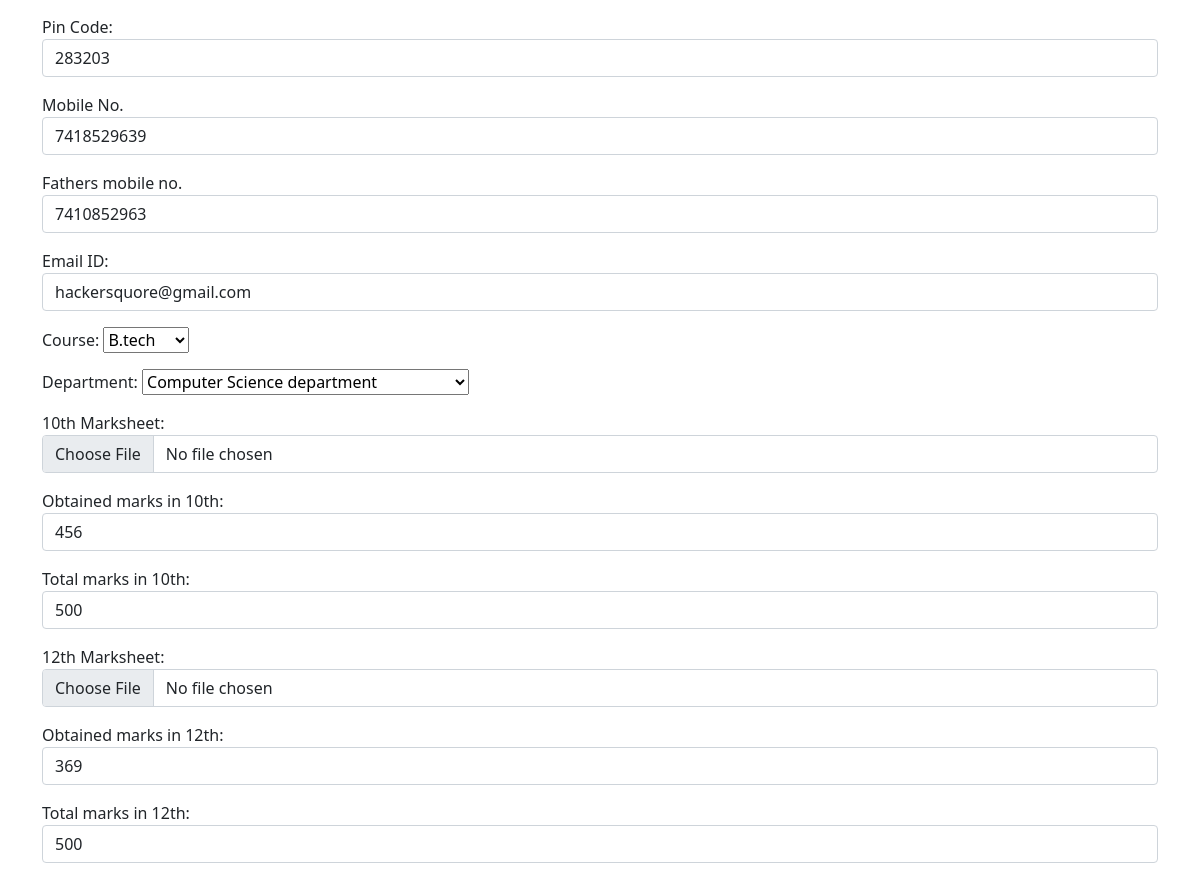
The page /12/ (signed in, middle part) on the database as committed earlier.
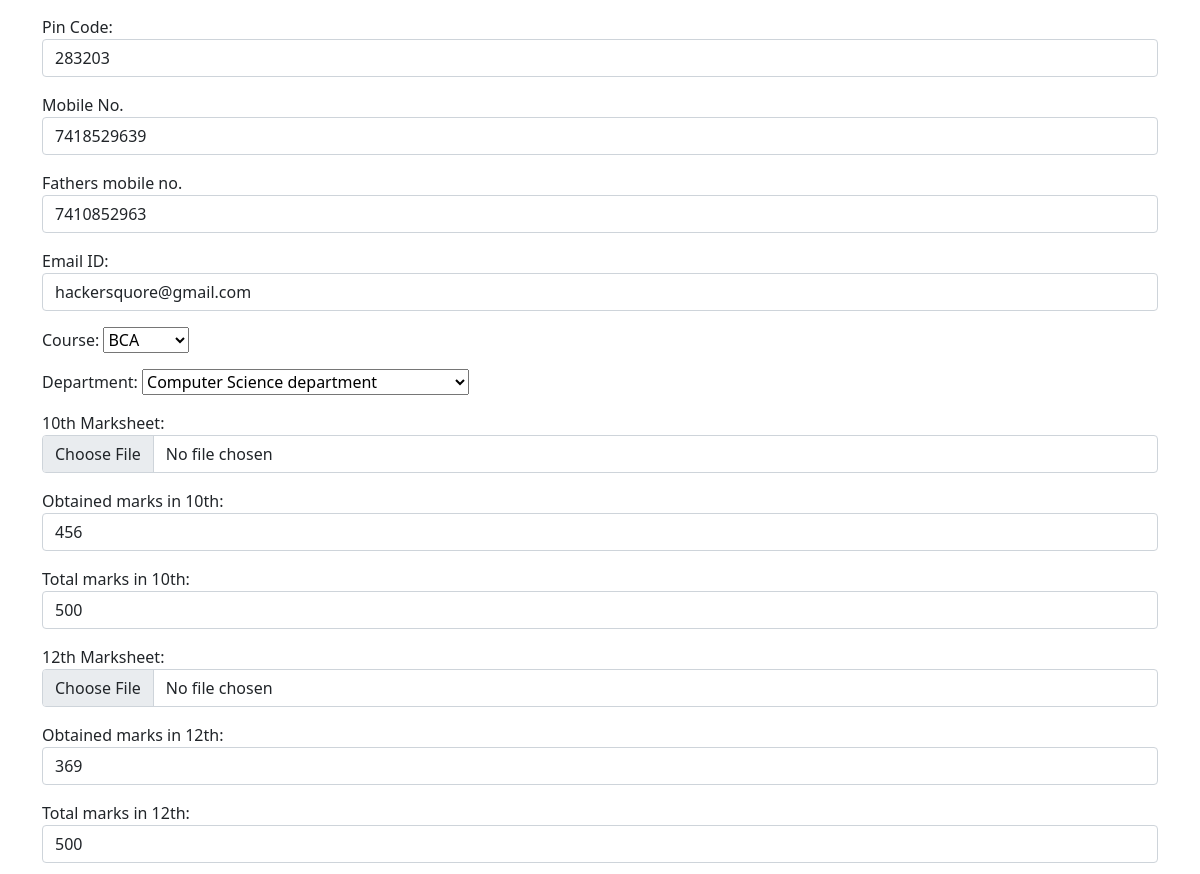
The same page on the database as committed later.
### myapp/models.py (models this page shows)
class Student_data(models.Model):
 first_name = models.CharField(max_length=100)
 middle_name = models.CharField(max_length=100, blank=True)
 last_name = models.CharField(max_length=100)
 fathers_name = models.CharField(max_length=100)
 fathers_occupation = models.CharField(max_length=30, blank=True)
 mothers_name = models.CharField(max_length=100)
 mothers_occupation = models.CharField(max_length=30,  blank=True)
 dob = models.DateField(auto_now=False, auto_now_add=False)
 gender = models.CharField(max_length=100)
 category = models.CharField(max_length=50)
 address = models.CharField(max_length=180)
 city = models.CharField(max_length=180)
 pin = models.PositiveIntegerField()
 course = models.CharField(choices=COURSE_CHOICE, max_length=100)
 mark10_obtained = models.PositiveIntegerField(null=True, blank=True)
 mark10_total = models.PositiveIntegerField( null=True, blank=True)
 mark12_obtained = models.PositiveIntegerField(null=True, blank=True)
 mark12_total = models.PositiveIntegerField(null=True, blank=True)
 mark_graduation_obtained = models.PositiveIntegerField(null=True, blank=True)
 mark_graduation_total = models.PositiveIntegerField(null=True, blank=True)
 department = models.CharField(choices=DEPARTMENT_CHOICE, max_length=50, blank=True)
 mobile = models.PositiveIntegerField()
 mobile2 = models.PositiveIntegerField(null=True, blank=True)
 email = models.EmailField(null=True, blank=True)
 photo = models.ImageField(upload_to='d/1', blank=True)
 sign = models.ImageField(upload_to='d/8', blank=True)
 Adhaar = models.FileField(upload_to='d/2', blank=True)
 Adhaar_no = models.CharField(max_length=12, null=True, blank=True)
 pan = models.FileField(upload_to='d/3', blank=True)
 pan_no = models.CharField(max_length=10, null=True, blank=True)
 caste = models.FileField(upload_to='d/3', blank=True)
 income = models.FileField(upload_to='d/4', blank=True)
 charactor_certificate = models.FileField(upload_to='d/5', blank=True)
 mark10 = models.FileField(upload_to='d/6', blank=True)
 mark12 = models.FileField(upload_to='d/7', blank=True)
 mark_graduation=models.FileField(upload_to='d/8', blank=True)

### myapp/views.py (the view)
# urls.py: path('<int:id>/', views.update_data, name='updatedata'),
@login_required
def update_data(request, id):
   if request.method == 'POST':
      pi=Student_data.objects.get(pk=id)
      form = Student_data_form(request.POST, request.FILES, instance=pi)
      if form.is_valid():
         form.save
   else:
      pi=Student_data.objects.get(pk=id)
      form = Student_data_form(instance=pi)
   return render(request, "myapp/updatedata.html", {'form': form})

### myapp/templates/myapp/updatedata.html (shortened to what this page needs)
{% extends "myapp/base.html" %}
{% block content  %}
<div class="row">
<form action="" method="post">
{{form.as_p}}
</form>
</div>
{% endblock  %}

Rows that differ between the two databases and show on the page:
changed Student_data "hackersquore@gmail.com": course "B.tech" → "BCA"
